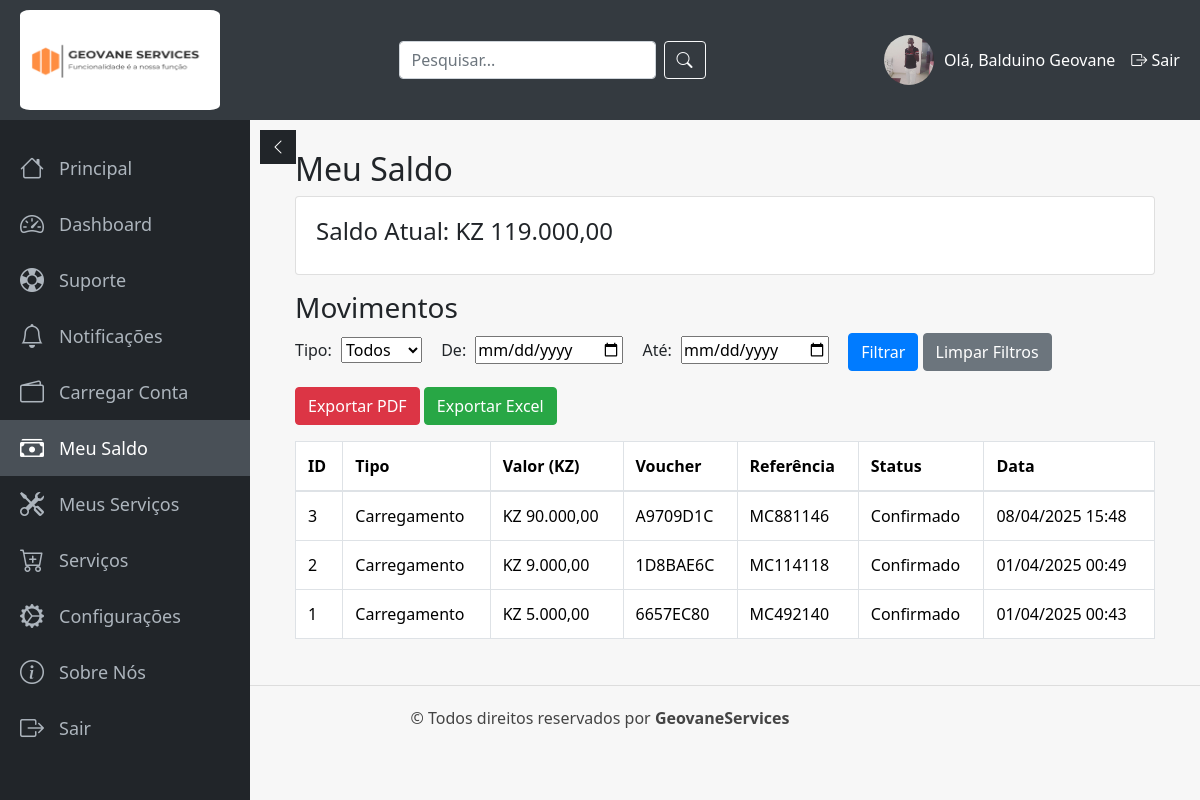
The app's page /cliente/meu_saldo.php (signed in) with its own data.
### tables this page shows
CREATE TABLE IF NOT EXISTS `cliente` (
  `id_cliente` int NOT NULL AUTO_INCREMENT,
  `nome` varchar(100) DEFAULT NULL,
  `sobrenome` varchar(100) DEFAULT NULL,
  `docId` varchar(20) DEFAULT NULL,
  `email` varchar(100) DEFAULT NULL,
  `telefone` varchar(20) DEFAULT NULL,
  `data_nasc` date DEFAULT NULL,
  `sexo` enum('masculino',' feminino') DEFAULT NULL,
  `endereco` varchar(255) DEFAULT NULL,
  `senha` varchar(255) DEFAULT NULL,
  `conf_senha` varchar(255) DEFAULT NULL,
  `imagem_perfil` varchar(255) DEFAULT NULL,
  `id_funcionario` int DEFAULT NULL,
  `saldo` decimal(10,2) NOT NULL DEFAULT '0.00',
  PRIMARY KEY (`id_cliente`),
  KEY `id_funcionario` (`id_funcionario`)
);

CREATE TABLE IF NOT EXISTS `transacoes` (
  `id` int NOT NULL AUTO_INCREMENT,
  `id_cliente` int NOT NULL,
  `valor` decimal(10,2) NOT NULL,
  `tipo` enum('carregamento','pedido') NOT NULL,
  `voucher` varchar(50) DEFAULT NULL,
  `referencia_multicaixa` varchar(50) DEFAULT NULL,
  `status` enum('pendente','confirmado','falhou') NOT NULL DEFAULT 'pendente',
  `data` timestamp NULL DEFAULT CURRENT_TIMESTAMP,
  PRIMARY KEY (`id`),
  KEY `id_cliente` (`id_cliente`)
);

### cliente/meu_saldo.php (the view, shortened to what this page needs)
<?php
    require '../conexao.php';
    $id_cliente = $_SESSION['id_cliente'];
    $sqlCliente = "SELECT imagem_perfil, nome, sobrenome FROM Cliente WHERE id_cliente = $id_cliente";
    $result = $conexao->query($sqlCliente);
    $cliente = $result->fetch_assoc();
    $imagemPerfil = $cliente['imagem_perfil'];
    $nomeUser = $cliente['nome'];
    $sobrenome = $cliente['sobrenome'];
    $querySaldo = "SELECT saldo FROM Cliente WHERE id_cliente = $id_cliente";
    $resSaldo = $conexao->query($querySaldo);
    $rowSaldo = $resSaldo->fetch_assoc();
    $saldo = $rowSaldo['saldo'];
    $filtro_tipo = isset($_GET['tipo']) ? $_GET['tipo'] : '';
    $filtro_data_inicio = isset($_GET['data_inicio']) ? $_GET['data_inicio'] : '';
    $filtro_data_fim = isset($_GET['data_fim']) ? $_GET['data_fim'] : '';
    $sqlTrans = "SELECT * FROM transacoes WHERE id_cliente = $id_cliente";
    $sqlTrans .= " ORDER BY data DESC";
    $transResult = $conexao->query($sqlTrans);
?>
<!DOCTYPE html>
<html lang="pt-br">
<head>
    <link href="https://cdn.jsdelivr.net/npm/bootstrap@5.3.3/dist/css/bootstrap.min.css" rel="stylesheet">
    <link rel="stylesheet" href="https://cdn.jsdelivr.net/npm/bootstrap-icons@1.11.3/font/bootstrap-icons.min.css">
    <link rel="stylesheet" href="https://maxcdn.bootstrapcdn.com/bootstrap/4.5.2/css/bootstrap.min.css">
</head>
<body>
    <div class="topbar">
        <div class="logo">
            <img src="../assets/logo.png" alt="Logo">
        </div>
        <div class="search-box">
            <form action="search.php" method="GET" class="d-flex">
                <input type="text" name="query" placeholder="Pesquisar..." class="form-control me-2">
                <button type="submit" class="btn btn-outline-light"><i class="bi bi-search"></i></button>
            </form>
        </div>
        <div class="user-info">
            <a href="perfil.php"><img src="../upload/imagens_perfil/<?php echo $imagemPerfil; ?>" alt="Perfil"></a>
            <div class="username">Olá, <?php echo $nomeUser . " " . $sobrenome; ?></div>
            <a href="logout.php" class="ms-3 text-white"><i class="bi bi-box-arrow-right"></i> Sair</a>
        </div>
    </div>
    <div class="sidebar" id="sidebar">
         <a href="cliente.php"><i class="bi bi-house"></i> <span class="menu-text">Principal</span></a>
         <a href="dashboard_cliente.php"><i class="bi bi-speedometer2"></i> <span class="menu-text">Dashboard</span></a>
         <a href="suporte.php"><i class="bi bi-life-preserver"></i> <span class="menu-text">Suporte</span></a>
         <a href="notificacoes.php"><i class="bi bi-bell"></i> <span class="menu-text">Notificações</span></a>
         <a href="carregamento.php"><i class="bi bi-wallet2"></i> <span class="menu-text">Carregar Conta</span></a>
         <a href="meu_saldo.php"><i class="bi bi-cash-stack"></i> <span class="menu-text">Meu Saldo</span></a>
         <a href="meus_servicos.php"><i class="bi bi-tools"></i> <span class="menu-text">Meus Serviços</span></a>
         <a href="services.php"><i class="bi bi-cart-plus"></i> <span class="menu-text">Serviços</span></a>
         <a href="perfil.php"><i class="bi bi-gear-wide-connected"></i> <span class="menu-text">Configurações</span></a>
         <a href="#"><i class="bi bi-info-circle"></i> <span class="menu-text">Sobre Nós</span></a>
         <a href="logout.php"><i class="bi bi-box-arrow-right"></i> <span class="menu-text">Sair</span></a>
    </div>
    <button class="toggle-btn" id="toggle-btn"><i class="bi bi-chevron-left"></i></button>
    <div class="content">
         <div class="container">
             <h2>Meu Saldo</h2>
             <div class="card mb-3">
                 <div class="card-body">
                     <h4>Saldo Atual: KZ <?php echo number_format($saldo, 2, ',', '.'); ?></h4>
                 </div>
             </div>
             <h3>Movimentos</h3>
             <form method="GET" class="filter-form mb-3">
                 <label for="tipo">Tipo:</label>
                 <select name="tipo" id="tipo">
                     <option value="">Todos</option>
                 </select>
                 <label for="data_inicio">De:</label>
                 <input type="date" name="data_inicio" id="data_inicio" value="<?php echo htmlspecialchars($filtro_data_inicio); ?>">
                 <label for="data_fim">Até:</label>
                 <input type="date" name="data_fim" id="data_fim" value="<?php echo htmlspecialchars($filtro_data_fim); ?>">
                 <button type="submit" class="btn btn-primary">Filtrar</button>
                 <a href="meu_saldo.php" class="btn btn-secondary">Limpar Filtros</a>
             </form>
             <div class="mb-3">
                 <a href="exportar_pdf.php?tipo=<?php echo urlencode($filtro_tipo); ?>&data_inicio=<?php echo urlencode($filtro_data_inicio); ?>&data_fim=<?php echo urlencode($filtro_data_fim); ?>" class="btn btn-danger">Exportar PDF</a>
                 <a href="exportar_excel.php?tipo=<?php echo urlencode($filtro_tipo); ?>&data_inicio=<?php echo urlencode($filtro_data_inicio); ?>&data_fim=<?php echo urlencode($filtro_data_fim); ?>" class="btn btn-success">Exportar Excel</a>
             </div>
             <table class="table table-bordered">
                 <thead>
                     <tr>
                         <th>ID</th>
                         <th>Tipo</th>
                         <th>Valor (KZ)</th>
                         <th>Voucher</th>
                         <th>Referência</th>
                         <th>Status</th>
                         <th>Data</th>
                     </tr>
                 </thead>
                 <tbody>
                     <?php while($mov = $transResult->fetch_assoc()): ?>
                     <tr>
                         <td><?php echo $mov['id']; ?></td>
                         <td><?php echo ucfirst($mov['tipo']); ?></td>
                         <td>KZ <?php echo number_format($mov['valor'], 2, ',', '.'); ?></td>
                         <td><?php echo $mov['voucher'] ? $mov['voucher'] : '-'; ?></td>
                         <td><?php echo $mov['referencia_multicaixa'] ? $mov['referencia_multicaixa'] : '-'; ?></td>
                         <td><?php echo ucfirst($mov['status']); ?></td>
                         <td><?php echo date('d/m/Y H:i', strtotime($mov['data'])); ?></td>
                     </tr>
                     <?php endwhile; ?>
                 </tbody>
             </table>
         </div>
    </div>
    <div class="cop">
         <p class="copy">© Todos direitos reservados por <b>GeovaneServices</b></p>
    </div>
</body>
</html>

### cliente/meu_saldo.php (style rules this page uses)
body { font-family: 'Segoe UI', Tahoma, Geneva, Verdana, sans-serif; background-color: #f7f7f7; margin: 0; padding: 0; }
.topbar { display: flex; justify-content: space-between; align-items: center; background: #343a40; color: #fff; padding: 10px 20px; position: fixed; top: 0; width: 100%; z-index: 1100; height: 120px; }
.topbar .logo img { width: 200px; height: 100px; border-radius: 5%; }
.topbar .user-info { display: flex; align-items: center; }
.topbar .user-info img { width: 50px; height: 50px; border-radius: 50%; object-fit: cover; margin-right: 10px; }
.sidebar { width: 250px; background: #212529; position: fixed; top: 120px; bottom: 0; left: 0; padding: 20px 0; transition: width 0.3s; overflow-x: hidden; z-index: 1050; }
.sidebar a { display: flex; align-items: center; color: #adb5bd; padding: 10px 20px; text-decoration: none; font-size: 18px; transition: background 0.3s, color 0.3s; }
.sidebar a.active, .sidebar a:hover { background: #495057; color: #fff; }
.sidebar a i { font-size: 1.5rem; margin-right: 15px; transition: margin 0.3s; }
.content { margin-top: 50px; margin-left: 250px; padding: 100px 30px 30px; transition: margin-left 0.3s; }
.toggle-btn { position: fixed; top: 130px; left: 260px; z-index: 1200; background: #212529; color: #fff; border: none; padding: 5px 10px; cursor: pointer; transition: left 0.3s; }
.cop { color: #444; text-align: center; padding: 20px; border-top: 1px solid #ddd; }
.filter-form label { margin-right: 5px; }
.filter-form input, .filter-form select { margin-right: 15px; }

### records on screen
cliente: imagem_perfil (picture), nome "Balduino", sobrenome "Geovane", saldo "119.000,00"
transacoes: id "3", tipo "Carregamento", valor "90.000,00", voucher "A9709D1C", referencia_multicaixa "MC881146", status "Confirmado", data "08/04/2025 15:48"
transacoes: id "2", tipo "Carregamento", valor "9.000,00", voucher "1D8BAE6C", referencia_multicaixa "MC114118", status "Confirmado", data "01/04/2025 00:49"
transacoes: id "1", tipo "Carregamento", valor "5.000,00", voucher "6657EC80", referencia_multicaixa "MC492140", status "Confirmado", data "01/04/2025 00:43"
